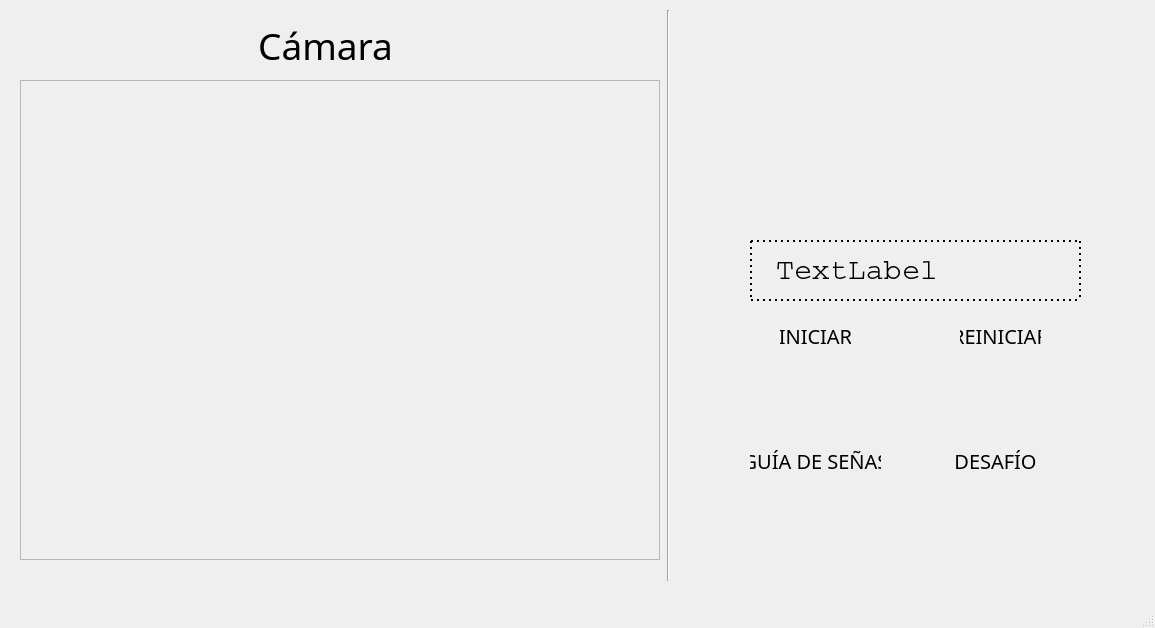
<?xml version="1.0" encoding="UTF-8"?>
<ui version="4.0">
 <class>MainWindow</class>
 <widget class="QMainWindow" name="MainWindow">
  <property name="geometry">
   <rect>
    <x>0</x>
    <y>0</y>
    <width>1155</width>
    <height>628</height>
   </rect>
  </property>
  <property name="windowTitle">
   <string>MainWindow</string>
  </property>
  <widget class="QWidget" name="centralwidget">
   <widget class="Line" name="line">
    <property name="geometry">
     <rect>
      <x>660</x>
      <y>10</y>
      <width>16</width>
      <height>571</height>
     </rect>
    </property>
    <property name="orientation">
     <enum>Qt::Vertical</enum>
    </property>
   </widget>
   <widget class="QPushButton" name="init_button">
    <property name="geometry">
     <rect>
      <x>770</x>
      <y>350</y>
      <width>91</width>
      <height>91</height>
     </rect>
    </property>
    <property name="text">
     <string/>
    </property>
    <property name="icon">
     <iconset>
      <normaloff>icons/play-button-4210.svg</normaloff>icons/play-button-4210.svg</iconset>
    </property>
    <property name="iconSize">
     <size>
      <width>75</width>
      <height>75</height>
     </size>
    </property>
    <property name="flat">
     <bool>true</bool>
    </property>
   </widget>
   <widget class="QPushButton" name="restart_button">
    <property name="geometry">
     <rect>
      <x>950</x>
      <y>350</y>
      <width>101</width>
      <height>91</height>
     </rect>
    </property>
    <property name="styleSheet">
     <string notr="true">font-family: impact; 
font-size: 20px;</string>
    </property>
    <property name="text">
     <string/>
    </property>
    <property name="icon">
     <iconset>
      <normaloff>icons/reboot-restart-green-circle-round-arrow-24688.svg</normaloff>icons/reboot-restart-green-circle-round-arrow-24688.svg</iconset>
    </property>
    <property name="iconSize">
     <size>
      <width>75</width>
      <height>75</height>
     </size>
    </property>
    <property name="flat">
     <bool>true</bool>
    </property>
   </widget>
   <widget class="QPushButton" name="guide_button">
    <property name="geometry">
     <rect>
      <x>770</x>
      <y>480</y>
      <width>91</width>
      <height>81</height>
     </rect>
    </property>
    <property name="text">
     <string/>
    </property>
    <property name="icon">
     <iconset>
      <normaloff>icons/books-4993.svg</normaloff>icons/books-4993.svg</iconset>
    </property>
    <property name="iconSize">
     <size>
      <width>75</width>
      <height>75</height>
     </size>
    </property>
    <property name="flat">
     <bool>true</bool>
    </property>
   </widget>
   <widget class="QLabel" name="label">
    <property name="geometry">
     <rect>
      <x>170</x>
      <y>30</y>
      <width>311</width>
      <height>31</height>
     </rect>
    </property>
    <property name="font">
     <font>
      <family>Haettenschweiler</family>
      <pointsize>28</pointsize>
     </font>
    </property>
    <property name="text">
     <string>Cámara</string>
    </property>
    <property name="alignment">
     <set>Qt::AlignCenter</set>
    </property>
   </widget>
   <widget class="QFrame" name="frame_Camara">
    <property name="geometry">
     <rect>
      <x>20</x>
      <y>80</y>
      <width>640</width>
      <height>480</height>
     </rect>
    </property>
    <property name="frameShape">
     <enum>QFrame::StyledPanel</enum>
    </property>
    <property name="frameShadow">
     <enum>QFrame::Raised</enum>
    </property>
   </widget>
   <widget class="QPushButton" name="LOGO">
    <property name="geometry">
     <rect>
      <x>700</x>
      <y>10</y>
      <width>411</width>
      <height>211</height>
     </rect>
    </property>
    <property name="text">
     <string/>
    </property>
    <property name="icon">
     <iconset>
      <normaloff>SignECLogo.png</normaloff>SignECLogo.png</iconset>
    </property>
    <property name="iconSize">
     <size>
      <width>1300</width>
      <height>600</height>
     </size>
    </property>
    <property name="flat">
     <bool>true</bool>
    </property>
   </widget>
   <widget class="QLabel" name="LABEL_gUIA">
    <property name="geometry">
     <rect>
      <x>750</x>
      <y>440</y>
      <width>131</width>
      <height>41</height>
     </rect>
    </property>
    <property name="styleSheet">
     <string notr="true">font-family: impact;
font-size: 20px;</string>
    </property>
    <property name="text">
     <string>GUÍA DE SEÑAS</string>
    </property>
    <property name="textFormat">
     <enum>Qt::AutoText</enum>
    </property>
    <property name="alignment">
     <set>Qt::AlignCenter</set>
    </property>
   </widget>
   <widget class="QLabel" name="label_2">
    <property name="geometry">
     <rect>
      <x>780</x>
      <y>325</y>
      <width>71</width>
      <height>21</height>
     </rect>
    </property>
    <property name="styleSheet">
     <string notr="true">font-family: impact;
font-size: 20px;</string>
    </property>
    <property name="text">
     <string>INICIAR</string>
    </property>
    <property name="alignment">
     <set>Qt::AlignCenter</set>
    </property>
   </widget>
   <widget class="QLabel" name="label_3">
    <property name="geometry">
     <rect>
      <x>960</x>
      <y>320</y>
      <width>81</width>
      <height>31</height>
     </rect>
    </property>
    <property name="styleSheet">
     <string notr="true">font-family: impact;
font-size: 20px;</string>
    </property>
    <property name="text">
     <string>REINICIAR</string>
    </property>
    <property name="alignment">
     <set>Qt::AlignCenter</set>
    </property>
   </widget>
   <widget class="QLabel" name="label_textsigns">
    <property name="geometry">
     <rect>
      <x>750</x>
      <y>240</y>
      <width>331</width>
      <height>61</height>
     </rect>
    </property>
    <property name="styleSheet">
     <string notr="true">padding: 15px;
font-family: Courier;
font-size: 30px;
border: 2px dotted black;
</string>
    </property>
    <property name="text">
     <string>TextLabel</string>
    </property>
   </widget>
   <widget class="QPushButton" name="test_button">
    <property name="geometry">
     <rect>
      <x>950</x>
      <y>480</y>
      <width>91</width>
      <height>81</height>
     </rect>
    </property>
    <property name="text">
     <string/>
    </property>
    <property name="icon">
     <iconset>
      <normaloff>icons/icon-challengue.svg</normaloff>icons/icon-challengue.svg</iconset>
    </property>
    <property name="iconSize">
     <size>
      <width>75</width>
      <height>75</height>
     </size>
    </property>
    <property name="flat">
     <bool>true</bool>
    </property>
   </widget>
   <widget class="QLabel" name="label_4">
    <property name="geometry">
     <rect>
      <x>950</x>
      <y>450</y>
      <width>91</width>
      <height>21</height>
     </rect>
    </property>
    <property name="styleSheet">
     <string notr="true">font-size: 20px;
font-family: impact;
</string>
    </property>
    <property name="midLineWidth">
     <number>-5</number>
    </property>
    <property name="text">
     <string>DESAFÍO</string>
    </property>
    <property name="alignment">
     <set>Qt::AlignCenter</set>
    </property>
   </widget>
  </widget>
  <widget class="QMenuBar" name="menubar">
   <property name="geometry">
    <rect>
     <x>0</x>
     <y>0</y>
     <width>1155</width>
     <height>21</height>
    </rect>
   </property>
  </widget>
  <widget class="QStatusBar" name="statusbar"/>
 </widget>
 <resources/>
 <connections/>
</ui>
